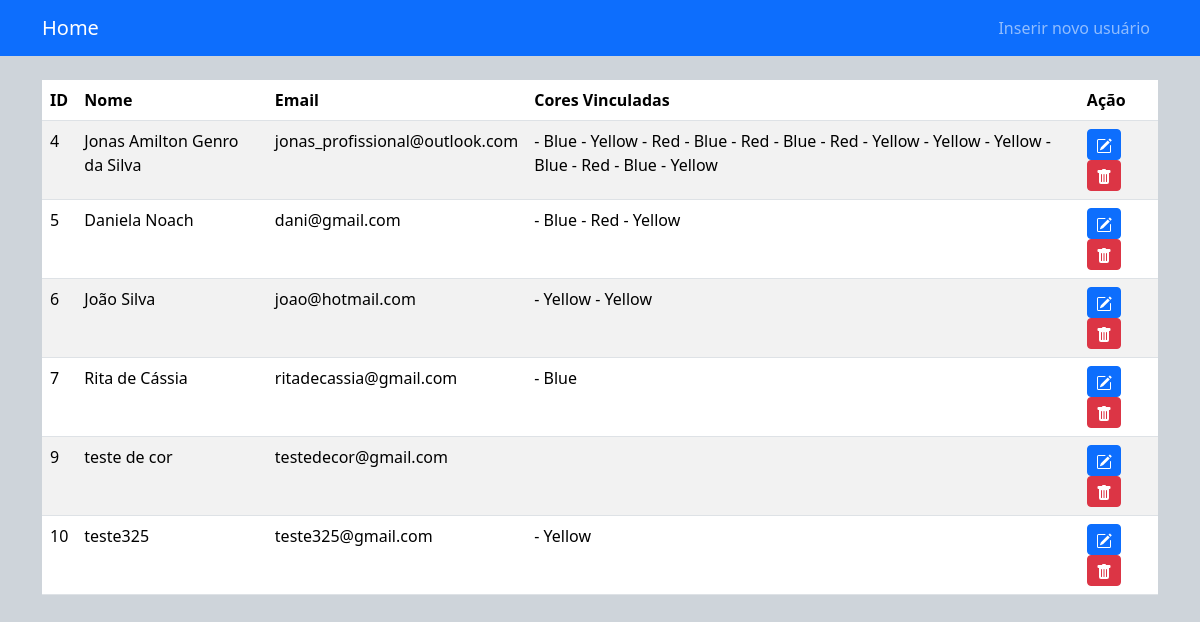
Before: / with the older database file.
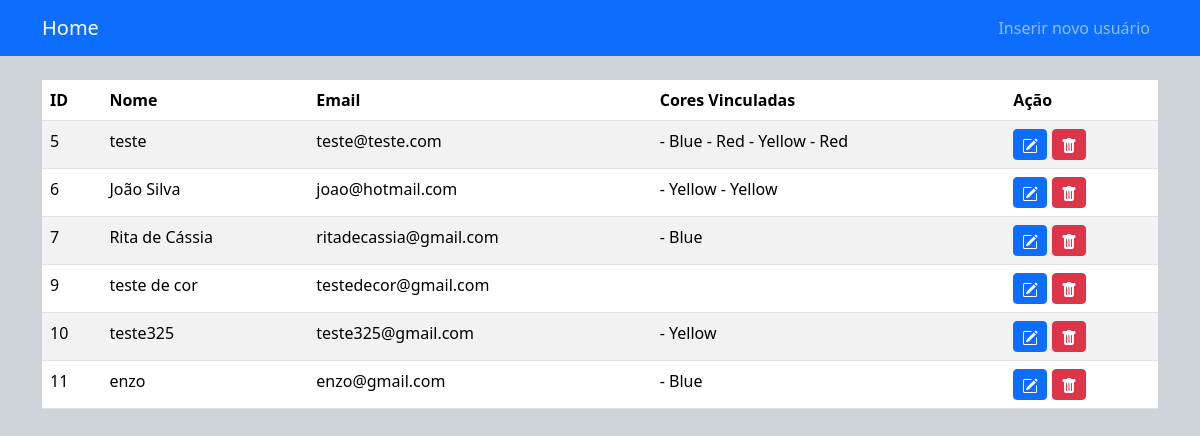
After: the same page with the newer database file.
### tables this page shows
CREATE TABLE users(
    id INTEGER PRIMARY KEY,
    name varchar(100) NOT NULL,
    email varchar(100) NOT NULL
);

CREATE TABLE colors(

    id INTEGER PRIMARY KEY,
    name varchar(50) NOT NULL
);

### connection.php (called while the page is built, shortened)
<?php
class Connection
{
    private $databaseFile;
    private $connection;
    public function __construct()
    {
        $this->databaseFile = realpath(__DIR__ . "/database/db.sqlite");
    }
    private function connect()
    {
        return $this->connection = new PDO("sqlite:{$this->databaseFile}");
    }
    public function getConnection()
    {
        return $this->connection ?: $this->connect();
    }
    public function query($query)
    {
        $result = $this->getConnection()->query($query);
        $result->setFetchMode(PDO::FETCH_INTO, new stdClass);
        return $result;
    }
}

### index.php (the view, shortened to what this page needs)
<?php
require 'connection.php';
$connection = new Connection();
$users = $connection->query("SELECT * FROM users");
function getColors($id)
{
    $connection = new Connection();
    $query = "
    SELECT colors.name
    FROM user_colors
    INNER JOIN colors ON user_colors.color_id = colors.id
    WHERE user_colors.user_id = $id
";
    $result = $connection->query($query);
    foreach ($result as $row) {
        echo ' - ' . $row->name;
    }
}
?>
<?php
$title = "Home";
$href = "/pages/inserir.php";
$textoHref = "Inserir novo usuário";
include_once("./layouts/_header.php");
?>
<div class="container mt-4">
    <table class="table table-striped">
        <thead>
            <tr>
                <th scope="col">ID</th>
                <th scope="col">Nome</th>
                <th scope="col">Email</th>
                <th scope="col">Cores Vinculadas</th>
                <th scope="col">Ação</th>
            </tr>
        </thead>
        <tbody>
            <?php foreach ($users as $user) : ?>
            <tr>
                <td><?= $user->id; ?></td>
                <td><?= $user->name; ?></td>
                <td><?= $user->email; ?></td>
                <td><?= getColors($user->id); ?></td>
                <td>
                    <a href="/pages/editar.php?id=<?= $user->id; ?>" class="btn btn-primary btn-sm"></a>
                    <a href="/process_delete.php?id=<?= $user->id; ?>" class="btn btn-danger btn-sm"></a>
                </td>
            </tr>
            <?php endforeach; ?>
        </tbody>
    </table>
</div>
</body>
</html>

### layouts/_header.php (shortened to what this page needs)
<!DOCTYPE html>
<html lang="pt">
<head>
    <link href="https://cdn.jsdelivr.net/npm/bootstrap@5.3.3/dist/css/bootstrap.min.css" rel="stylesheet"
>
</head>
<body class="bg-dark-subtle">
    <nav class="navbar navbar-expand-lg navbar-dark bg-primary">
        <div class="container">
            <a class="navbar-brand" href="#"><?= $title ?></a>
            <div class="collapse navbar-collapse" id="navbarNav">
                <ul class="navbar-nav ms-auto">
                    <li class="nav-item">
                        <a class="nav-link" href='<?= $href ?>'><?= $textoHref ?></a>
                    </li>
                </ul>
            </div>
        </div>
    </nav>

Changed rows visible on the page:
removed users: id "4", name "Jonas Amilton Genro da Silva", email "jonas_profissional@outlook.com", colors (name "Blue"), colors (name "Yellow"), colors (name "Red")
changed users id 5: name "Daniela Noach" → "teste"; email "dani@gmail.com" → "teste@teste.com"; gains colors (name "Red")
added users: id "11", name "enzo", email "enzo@gmail.com", colors (name "Blue")
